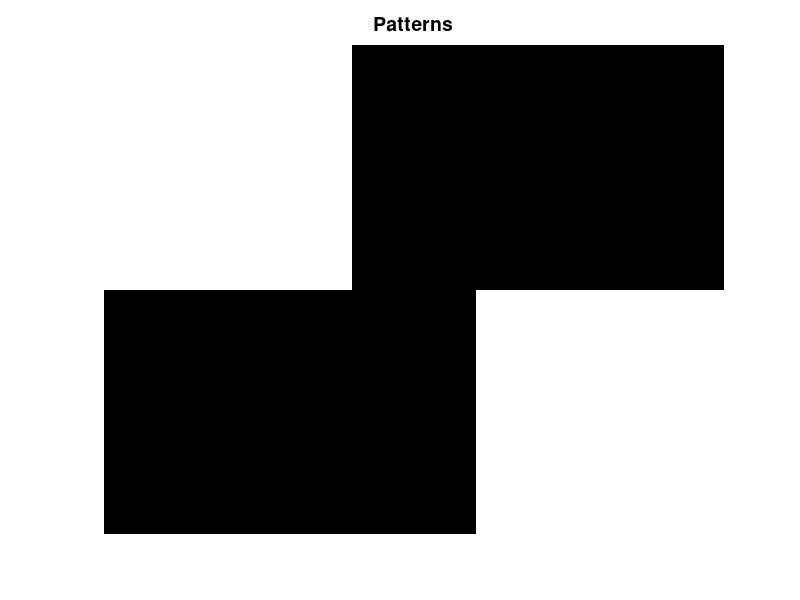

This figure's MATLAB source:
% script autoPatterns.m
% this script holds patterns for autoassociative networks

P = [ 1 1 1 1 0 0 0 0 0 0
      0 0 0 0 0 0 1 1 1 1 ]

% P = [ 1 0 1 0 1 0 1 0 1 0
%       1 1 1 1 1 0 0 0 0 0 ]

% P = [ 1 0 1 0 1 0 1 0 1 0
%       1 0 0 1 1 1 1 0 0 1 ]

% P = [ 1 1 1 1 1 0 0 0 0 0
%       0 0 0 0 0 1 1 1 1 1 ]

% P=zeros(3,50);
% P(1,[1:2:49])=1;
% P(2,[1:5 11:15 21:25 31:35 41:45])=1;
% P(3,[2:2:50])=1;

[r,c]=size(P);
Pimage=zeros(r,c,3);
Pimage(:,:,1)=P;
Pimage(:,:,2)=P;
Pimage(:,:,3)=P;
clf
image(Pimage)
axis off
title('Patterns','fontsize',14)
